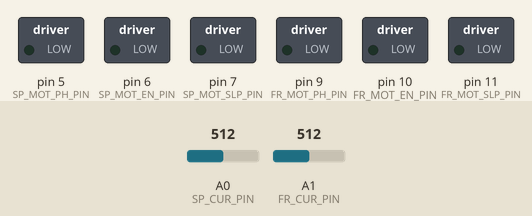
Recording of a sketch running on a simulated Arduino Pro Mini, built with avr-gcc and run on an emulated ATmega328P. Shown: switched loads named in the sketch (green lamp = pin HIGH). The inputs (shaded band) are chosen by the test bench; at power-on: A0 (SP_CUR_PIN) = 512, A1 (FR_CUR_PIN) = 512. What the sketch prints to the serial monitor is not drawn.

Above: at 0.3 s.
Timing chart, 0 to 1.8 s (numbered marks = the images above):
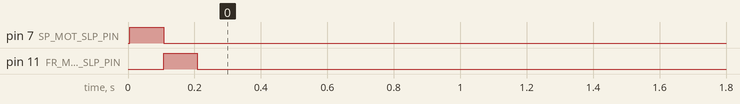

The sketch:

LovesacCore.ino
```cpp
// Lovesac_Core.ino
// Nottingham Spirk, September 29, 2023
//
// This sketch contains the core fuctionality for exercising the
// motors of the Lovesac Recliner Prototype Board.  The intent is
// for the developer replicate this sketch to develop unique
// sketches for specific recliner operation.
//
// This sketch is targetted to a Adafruit Feather 328P board.
//    https://www.adafruit.com/product/3458
//    https://learn.adafruit.com/adafruit-feather-328p-atmega328-atmega328p
// Select "Arduino Pro or Pro Mini" in the boards manager.
//

#include <Wire.h>  // I2C communication

// *******************************************************************
// Hardware Pins
// *******************************************************************
//#define SP_HOME_PIN   0   // input, reserved for Debug UART
//#define SP_LIMIT_PIN  1   // input, reserved for Debug UART
#define SW1_PIN         2   // input, high = closed
#define SW2_PIN         3   // input, high = closed
#define unused_4_PIN    4
#define SP_MOT_PH_PIN   5   // output
#define SP_MOT_EN_PIN   6   // output
#define SP_MOT_SLP_PIN  7   // output, low = sleep
#define FR_MOT_PH_PIN   9   // output
#define FR_MOT_EN_PIN  10   // output
#define FR_MOT_SLP_PIN 11   // output, low = sleep
#define FR_HOME_PIN    12   // input
#define FR_LIMIT_PIN   13   // input
#define SP_CUR_PIN     A0   // analog input, 1V = tbd A
#define FR_CUR_PIN     A1   // analog input
#define SW3_PIN        16   // input, high = closed
#define SW4_PIN        17   // input, high = closed

// *******************************************************************
// Constants
// *******************************************************************
#define ADC_VREF     3.3    // default AREF (V)
#define ADC_COUNT 1024.0    // 10-bit ADC
#define ADC_SAMPLES   10    // samples for average
#define MOTOR_CUR   6.25    // motor driver SO output scaling (A/V)
#define CUR_THRESH 0.020    // limit for "0" current (A)
#define BAT_ADDR  0x12      // battery manager I2C address ***tbd
#define BAT_VOLT  0x34      // battery voltage register address ***tbd
#define PRESSED      1      // input switch state
#define NOT_PRESSED  0      // input switch state
#define AT_LIMIT     1      // limit position sensor state
#define NOT_AT_LIMIT 0      // limit position sensor state
#define AT_HOME      1      // home position sensor state
#define NOT_AT_HOME  0      // home position sensor state
#define PH_FWD       1      // motor driver PH input = forward
#define PH_REV       0      // motor driver PH input = reverse
#define ACTIVE       1      // motor driver nSLEEP input = active/run
#define SLEEP        0      // motor driver nSLEEP input = sleep/off

// *******************************************************************
// Global Variables
// *******************************************************************
char  buf[24];        // char buffer for generating printouts
float SP_current;     // offset-corrected ADC reading scaled to current
int   SP_offset;      // ADC reading with 0 motor current
float FR_current;
int   FR_offset;
int   forward  = NOT_PRESSED;
int   reverse  = NOT_PRESSED;
int   SP_limit = NOT_AT_LIMIT;
int   FR_limit = NOT_AT_LIMIT;
int   SP_home  = NOT_AT_HOME;
int   FR_home  = NOT_AT_HOME;
int   timeout  = 0;

// *******************************************************************
// Function Prototypes
// *******************************************************************
void  getSeatpanOffset(void);
void  getFootrestOffset(void);
float readSeatpanCurrent(void);
float readFootrestCurrent(void);
void  readBattery(void);


// *******************************************************************
// Setup Code, runs only once
// *******************************************************************
void setup() {

  while (!Serial) { delay(10); }
  Serial.begin(115200);
  Serial.println(F("*************************************"));
  Serial.println(F("Lovesac Proto"));
  Serial.println(__DATE__ "  Compiler Version: " __VERSION__);
  Serial.println(F("*************************************"));

  Wire.begin();

//  pinMode(SP_HOME_PIN,  INPUT);
//  pinMode(SP_LIMIT_PIN, INPUT);
  pinMode(FR_HOME_PIN,  INPUT);
  pinMode(FR_LIMIT_PIN, INPUT);
  pinMode(SW1_PIN, INPUT);
  pinMode(SW2_PIN, INPUT);
  pinMode(SW3_PIN, INPUT);
  pinMode(SW4_PIN, INPUT);

  pinMode(SP_MOT_PH_PIN,  OUTPUT);
  pinMode(SP_MOT_EN_PIN,  OUTPUT);
  pinMode(SP_MOT_SLP_PIN, OUTPUT);
  pinMode(FR_MOT_PH_PIN,  OUTPUT);
  pinMode(FR_MOT_EN_PIN,  OUTPUT);
  pinMode(FR_MOT_SLP_PIN, OUTPUT);

  digitalWrite(SP_MOT_PH_PIN,  PH_REV);
  digitalWrite(SP_MOT_EN_PIN,  LOW);
  digitalWrite(SP_MOT_SLP_PIN, SLEEP);
  digitalWrite(FR_MOT_PH_PIN,  PH_REV);
  digitalWrite(FR_MOT_EN_PIN,  LOW);
  digitalWrite(FR_MOT_SLP_PIN, SLEEP);

  getSeatpanOffset();
  getFootrestOffset();

}  // setup()


// *******************************************************************
// Main Loop, continuously runs
// *******************************************************************
void loop() {
  float tempFloat;

  // put your code here


  // sample code
  tempFloat = readSeatpanCurrent();
  dtostrf(tempFloat, 4, 3, buf);
  Serial.print(F("SeatPan Current  = "));
  Serial.print(buf);
  Serial.println("A");
  tempFloat = readFootrestCurrent();
  dtostrf(tempFloat, 4, 3, buf);
  Serial.print(F("FootRest Current = "));
  Serial.print(buf);
  Serial.println("A");
  delay(5000);


}  // loop()


// *******************************************************************
// Get the current measurement offset voltage for each motor
// driver.  The offset is in ADC counts and will be saved in
// global variables for later use by the measurement functions.
// Note that this must be done with the motor awake but disabled.
// *******************************************************************
void getSeatpanOffset() {

  // wake the motor driver
  digitalWrite(SP_MOT_SLP_PIN, ACTIVE);

  // take 10 readings and sum them up
  SP_offset = 0;
  for (int i = ADC_SAMPLES; i > 0; i--) {
    SP_offset += analogRead(SP_CUR_PIN);
    delay(10);
  }

  // put the motor driver back to sleep
  digitalWrite(SP_MOT_SLP_PIN, SLEEP);

  // get the average
  SP_offset /= ADC_SAMPLES;

  Serial.print(F("SeatPan Offset  = "));
  Serial.println(SP_offset);
}

void getFootrestOffset() {

  // wake the motor driver
  digitalWrite(FR_MOT_SLP_PIN, ACTIVE);

  // take 10 readings and sum them up
  FR_offset = 0;
  for (int i = ADC_SAMPLES; i > 0; i--) {
    FR_offset += analogRead(FR_CUR_PIN);
    delay(10);
  }

  // put the motor driver back to sleep
  digitalWrite(FR_MOT_SLP_PIN, SLEEP);

  // get the average
  FR_offset /= ADC_SAMPLES;

  Serial.print(F("FootRest Offset = "));
  Serial.println(FR_offset);
}


// *******************************************************************
// Read the current for each motor.  The output is offset-corrected
// and scaled to return current in Amperes.
// ADC * 1.623A/V * 3.3Vref / 1024 = 5.23mA/bit resolution
// *******************************************************************
float readSeatpanCurrent() {
  float scaled = 0.0;
  int ADCValue = 0;

  for (int i = ADC_SAMPLES; i > 0; i--) {
    ADCValue += analogRead(SP_CUR_PIN);
    delay(1);
  }

  ADCValue /= ADC_SAMPLES;          // get the average (int)
  scaled = (ADCValue - SP_offset);  // eliminate the motor driver offset
  scaled *= MOTOR_CUR;              // multiply by motor driver A/V gain
  scaled *= ADC_VREF;               // multiply by ADC full scale range
  scaled /= ADC_COUNT;              // divide by ADC resolution
  return scaled;
}

float readFootrestCurrent() {
  float scaled = 0.0;
  int ADCValue = 0;

  for (int i = ADC_SAMPLES; i > 0; i--) {
    ADCValue += analogRead(FR_CUR_PIN);
    delay(1);
  }

  ADCValue /= ADC_SAMPLES;          // get the average (int)
  scaled = (ADCValue - FR_offset);  // eliminate the motor driver offset
  scaled *= MOTOR_CUR;              // multiply by motor driver A/V gain
  scaled *= ADC_VREF;               // multiply by ADC full scale range
  scaled /= ADC_COUNT;              // divide by ADC resolution
  return scaled;
}


// *******************************************************************
// Use the SMBus (I2C) interface to read the current battery status.
//
// T B D
//
// *******************************************************************
void readBattery() {
  Wire.requestFrom(BAT_ADDR, 6);  // request 6 bytes from slave device
  while (Wire.available()) {      // slave may send less than requested
    char c = Wire.read();         // receive a byte as character
    Serial.print(c);              // print the character
  }
  Serial.println(" ");  // finish the line
}
```
